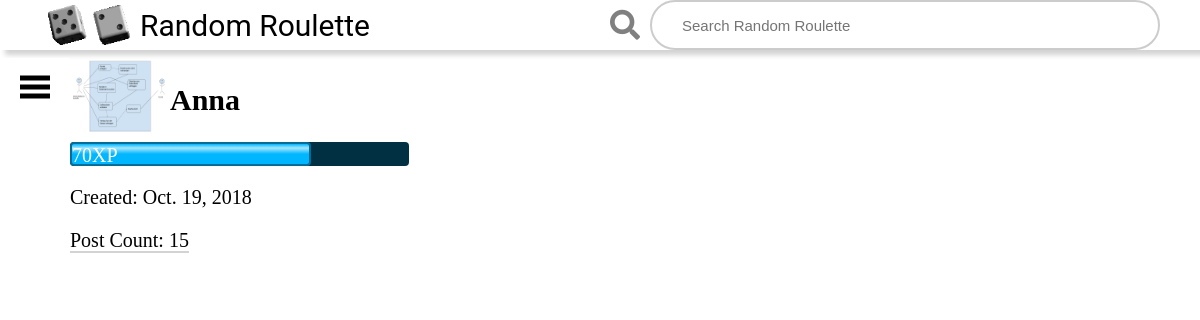
The page /user/Anna/ on the database as committed earlier.
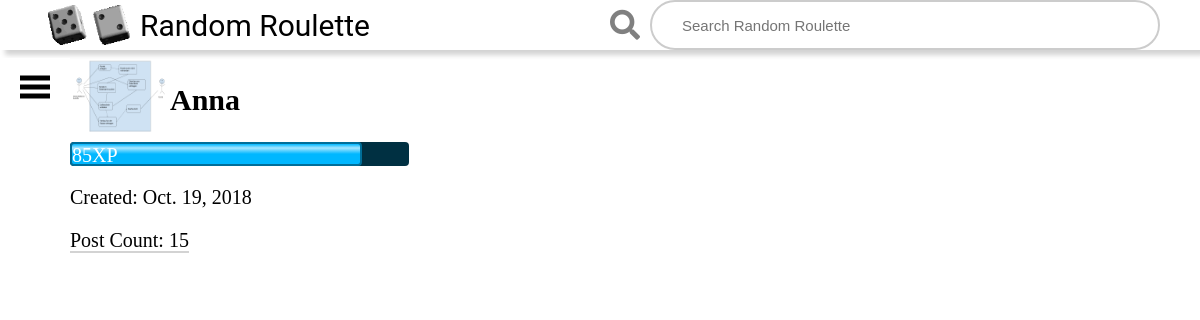
The same page on the database as committed later.
### users/models.py (models this page shows, shortened)
class UserInfo(models.Model):
    user_reference = models.ForeignKey(SystemUser, on_delete=models.CASCADE)
    post_count = models.IntegerField(default=0)
    random_post = models.ForeignKey(Post, blank=True, null=True, on_delete=models.DO_NOTHING)
    xp = models.IntegerField(default=100)
    profile_picture = models.ImageField(upload_to='profilePictures/', blank=True)
    def xp_modulo(self):
        return self.xp % 100

### users/views.py (the view)
# urls.py: path('<str:username>/', views.profile, name='profile'),
def profile(request, username):
    current_user = get_object_or_404(User, username=username)
    user_info = get_object_or_404(UserInfo, user_reference=current_user.id)
    return render(request, 'profile.html', {'selected_user': current_user, 'user_info': user_info})

### users/templates/profile.html (shortened to what this page needs)
{% extends 'base_generic.html' %}
{% block content %}
    {% load static %}
    <link rel="stylesheet" href="{% static 'css/profile.css' %}">
    <div class="userinformation">
    <div class="userheader">
        {% if user_info.profile_picture %}
            <img src="{{ user_info.profile_picture.url }}" class="profilepicture" alt="Error Picture not found">
        {% endif %}
        <h2>{{ selected_user.username }}</h2>
    </div>
        <div class="outer">
            <div class="xp-bar" style="width:{{ user_info.xp_modulo }}%">{{ user_info.xp_modulo }}XP</div>
        </div>
    </div>
    <p>Created: {{ selected_user.date_joined.date }}</p>
    <a class="userposts" href="{% url "posts:user_posts_list" selected_user.username %}">Post Count: {{ user_info.post_count }}</a>
{% endblock %}

Rows that differ between the two databases and show on the page:
changed UserInfo: xp 370 → 385 (drawn); xp_modulo "70" → "85"
